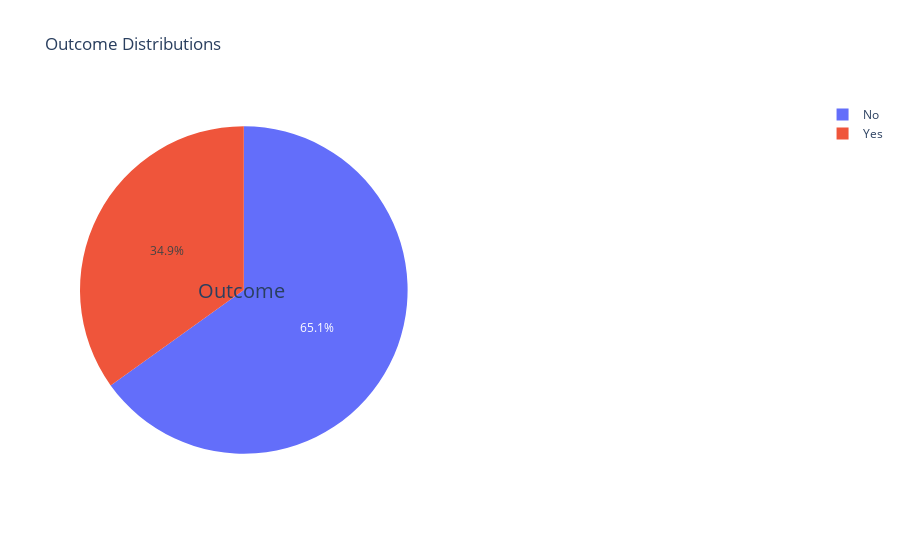

Notebook source saved alongside this figure:
### Code cell
outcome_labels = ["No", "Yes"]
# Create subplots: use 'domain' type for Pie subplot
fig = make_subplots(rows=1, cols=2, specs=[[{'type':'domain'}, {'type':'domain'}]])
fig.add_trace(go.Pie(labels=outcome_labels, values=df['Outcome'].value_counts(), name="Outcome"),
              1, 1)

fig.update_layout(
    title_text="Outcome Distributions",
    # Add annotations in the center of the donut pies.
    annotations=[dict(text='Outcome', x=0.16, y=0.5, font_size=20, showarrow=False)])
fig.show()

### Figure 1 — Plotly figure (JSON) as saved in the notebook; plotly's stock layout.template omitted (floating-point values rounded to 4 significant figures)
{"data": [{"domain": {"x": [0, 0.45], "y": [0, 1]}, "labels": ["No", "Yes"], "name": "Outcome", "type": "pie", "values": [500, 268]}], "layout": {"annotations": [{"font": {"size": 20}, "showarrow": false, "text": "Outcome", "x": 0.16, "y": 0.5}], "title": {"text": "Outcome Distributions"}}}
